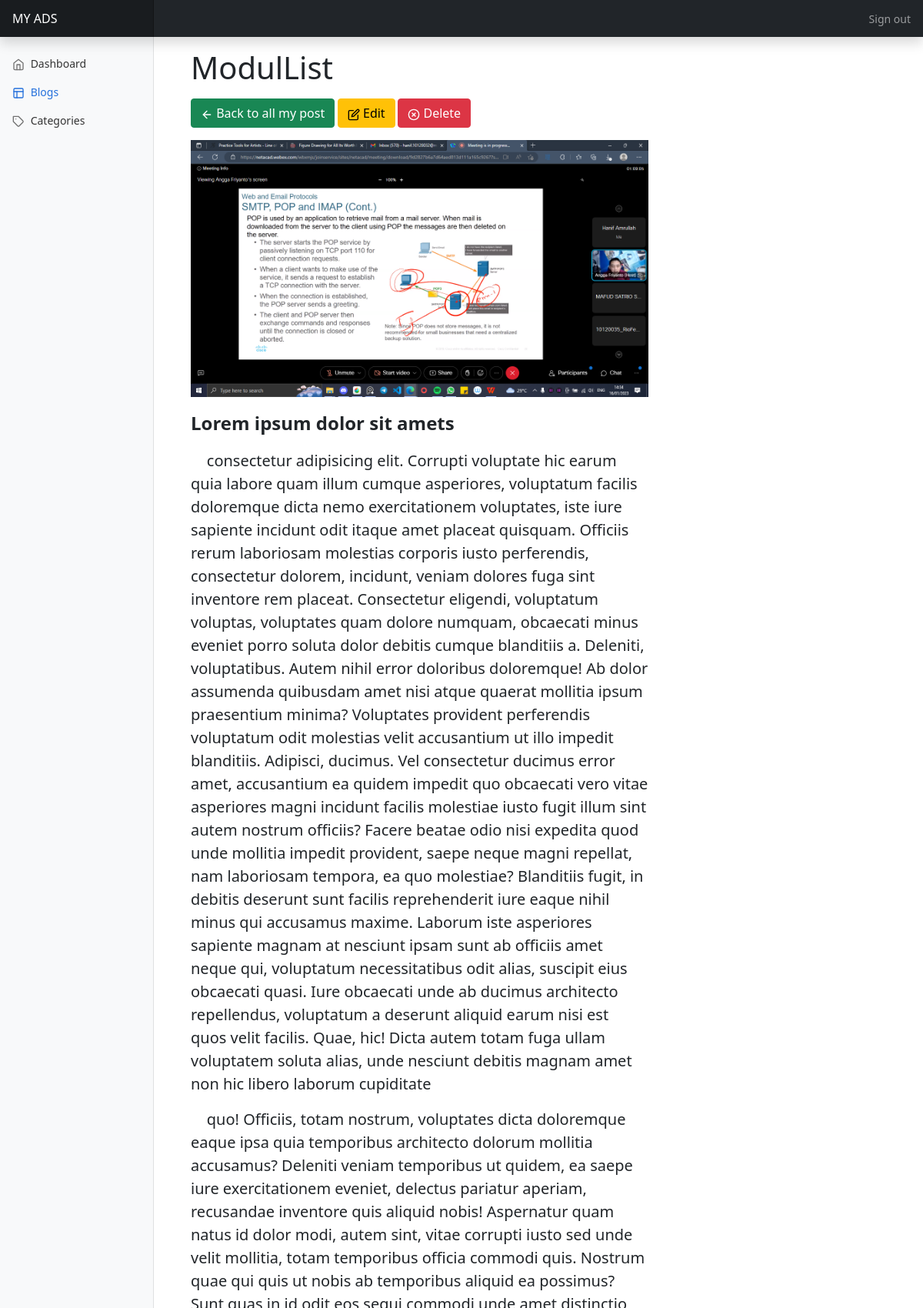
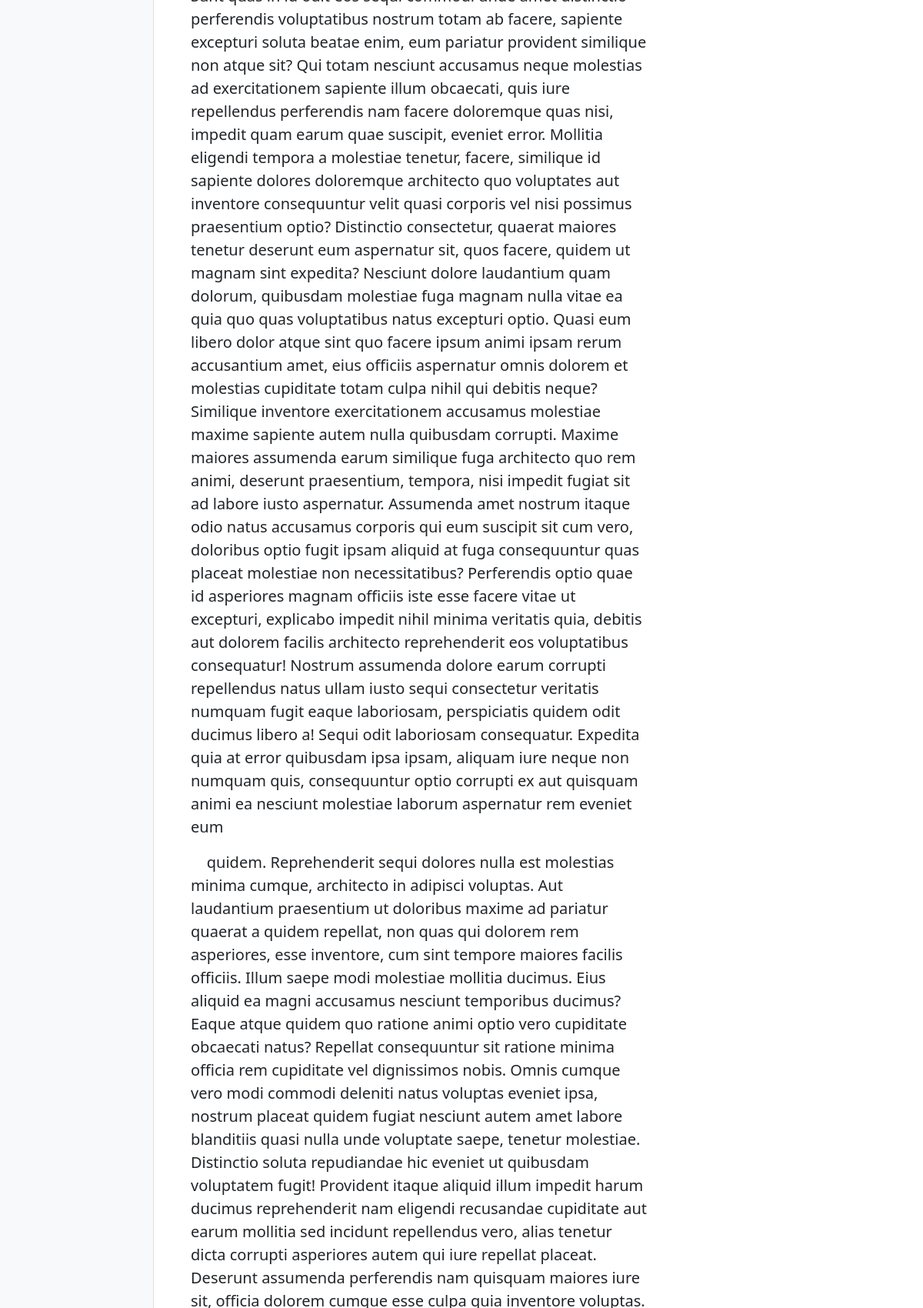
Page /admin/layouts/blog/show.php?id=45 (signed in, upper part) on the committed database (2 pictures, top to bottom).
### tables this page shows
CREATE TABLE `blogs` (
  `id` int(20) NOT NULL AUTO_INCREMENT,
  `user_id` int(20) NOT NULL,
  `category_id` int(20) DEFAULT NULL,
  `title` varchar(255) NOT NULL,
  `slug` varchar(255) NOT NULL,
  `image` varchar(255) DEFAULT NULL,
  `excerpt` text NOT NULL,
  `body` text NOT NULL,
  `published_at` timestamp NULL DEFAULT current_timestamp() ON UPDATE current_timestamp(),
  PRIMARY KEY (`id`),
  KEY `user_id` (`user_id`),
  KEY `category_id` (`category_id`),
  CONSTRAINT `blogs_ibfk_6` FOREIGN KEY (`user_id`) REFERENCES `users` (`id`) ON DELETE CASCADE ON UPDATE CASCADE,
  CONSTRAINT `blogs_ibfk_8` FOREIGN KEY (`category_id`) REFERENCES `categories` (`id`) ON DELETE SET NULL ON UPDATE NO ACTION
);

### admin/backend/blog/show.php (called while the page is built, shortened)
<?php
if (isset($_GET['id'])) {
    $blog_id = $_GET['id'];
    $query = "SELECT * FROM `blogs` WHERE id = $blog_id;";
    $result = mysqli_query($link, $query);
    $row = mysqli_fetch_assoc($result);
    $blog_title = $row["title"];
    $blog_image = $row["image"];
    $blog_body = $row["body"];
}

### admin/layouts/blog/show.php (the view, shortened to what this page needs)
<?php
require_once "../../backend/config.php";
include('../../backend/blog/show.php');
?>
<!doctype html>
<html lang="en">
<head>
    <link href="https://cdn.jsdelivr.net/npm/bootstrap@5.0.2/dist/css/bootstrap.min.css" rel="stylesheet">
    <link rel="stylesheet" href="https://cdn.jsdelivr.net/npm/bootstrap-icons@1.10.5/font/bootstrap-icons.css">
    <link rel="stylesheet" href="https://cdn.datatables.net/1.13.6/css/jquery.dataTables.css" />
    <link href="../../css/dashboard.css" rel="stylesheet">
</head>
<body>
    <header class="navbar navbar-dark sticky-top bg-dark flex-md-nowrap p-0 shadow">
        <a class="navbar-brand col-md-3 col-lg-2 me-0 px-3 fs-6" href="#">MY ADS</a>
        <div class="navbar-nav">
            <div class="nav-item text-nowrap">
                <a class="nav-link px-3" href="../../backend/authentication/logout.php">Sign out</a>
            </div>
        </div>
    </header>
    <div class="container-fluid">
        <div class="row">
            <nav id="sidebarMenu" class="col-md-3 col-lg-2 d-md-block bg-light sidebar collapse">
                <div class="position-sticky pt-3 sidebar-sticky">
                    <ul class="nav flex-column">
                        <li class="nav-item">
                            <a class="nav-link" aria-current="page" href="/myads/admin/">
                                <span data-feather="home" class="align-text-bottom"></span>
                                Dashboard
                            </a>
                        </li>
                        <li class="nav-item">
                            <a class="nav-link active" aria-current="page" href="/myads/admin/layouts/blog/blog.php">
                                <span data-feather="layout" class="align-text-bottom"></span>
                                Blogs
                            </a>
                        </li>
                        <li class="nav-item">
                            <a class="nav-link" aria-current="page" href="/myads/admin/layouts/categories/categories.php">
                                <span data-feather="tag" class="align-text-bottom"></span>
                                Categories
                            </a>
                        </li>
                    </ul>
                </div>
            </nav>
            <main class="col-md-9 ms-sm-auto col-lg-10 px-md-4">
                <div class="container">
                    <div class="row my-3">
                        <div class="col-lg-8">
                            <h1 class="mb-3"><?php echo $blog_title ?></h1>
                            <a href="blog.php" class="btn btn-success"><span data-feather="arrow-left"></span>
                                Back to all my
                                post</a>
                            <a href="edit.php?id=<?php echo $row["id"] ?>" class="btn btn-warning"><span data-feather="edit"></span>
                                Edit</a>
                            <form action="../../backend/blog/delete.php?id=<?php echo $row["id"] ?>" method="POST" class="d-inline">
                                <button class="btn btn-danger" onclick="return confirm('Apakah kamku yakin?')"><span data-feather="x-circle"></span> Delete</button>
                            </form>
                            <?php if ($blog_image != "") { ?>
                                <div class="blog-image">
                                    <img src="../../images/<?php echo $blog_image ?>" class="img-fluid mt-3">
                                </div>
                            <?php } ?>
                            <article class="my-3 fs-5">
                                <?php echo $blog_body ?>
                            </article>
                            <br>
                        </div>
                    </div>
                </div>
            </main>
        </div>
    </div>
</body>
</html>

### admin/css/dashboard.css (style rules this page uses)
body { font-size: .875rem; }
.feather { width: 16px; height: 16px; }
.sidebar { position: fixed; top: 0; bottom: 0; left: 0; z-index: 100; padding: 48px 0 0; box-shadow: inset -1px 0 0 rgba(0, 0, 0, .1); }
.sidebar-sticky { height: calc(100vh - 48px); overflow-x: hidden; overflow-y: auto; }
.sidebar .nav-link { font-weight: 500; color: #333; }
.sidebar .nav-link .feather { margin-right: 4px; color: #727272; }
.sidebar .nav-link.active { color: #2470dc; }
.sidebar .nav-link:hover .feather, .sidebar .nav-link.active .feather { color: inherit; }
.navbar-brand { padding-top: .75rem; padding-bottom: .75rem; background-color: rgba(0, 0, 0, .25); box-shadow: inset -1px 0 0 rgba(0, 0, 0, .25); }

### admin/layouts/blog/show.php (style rules this page uses)
.blog-image { width: 100%; height: auto; object-fit: cover; }

### rows in the picture
blogs: title "ModulList", image (picture), body "Lorem ipsum dolor sit amets consectetur adipisicing elit. Corrupti voluptate hic earum quia labore quam illum cumque asperiores, voluptatum facilis doloremque dicta nemo exercitationem voluptates, iste iure sapiente incidunt odit itaque amet placeat quisquam. Officiis rerum laboriosam molestias corporis iusto perferendis, consectetur dolorem, incidunt, veniam dolores fuga sint inventore rem placeat. Consectetur eligendi, voluptatum voluptas, voluptates quam dolore numquam, obcaecati minus eveniet porro soluta dolor debitis cumque blanditiis a. Deleniti, voluptatibus. Autem nihil error doloribus doloremque! Ab dolor assumenda quibusdam amet nisi atque quaerat mollitia ipsum praesentium…"
